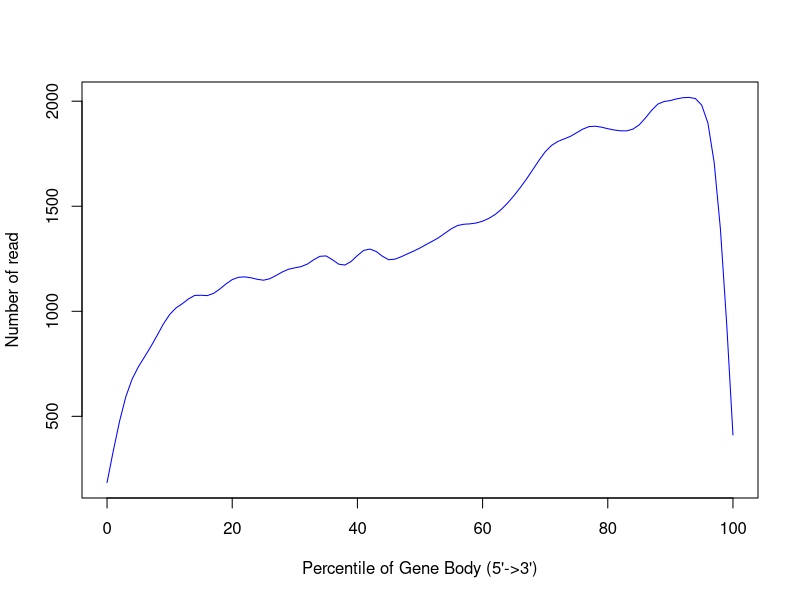

Source code (R):
png('/sonas-hs/bsr/hpc/data/yjin/test_BAMqc/exp/test1/figs/smp2.geneBodyCoverage.png',width=500,height=500,units='px')
x=c(0,1,2,3,4,5,6,7,8,9,10,11,12,13,14,15,16,17,18,19,20,21,22,23,24,25,26,27,28,29,30,31,32,33,34,35,36,37,38,39,40,41,42,43,44,45,46,47,48,49,50,51,52,53,54,55,56,57,58,59,60,61,62,63,64,65,66,67,68,69,70,71,72,73,74,75,76,77,78,79,80,81,82,83,84,85,86,87,88,89,90,91,92,93,94,95,96,97,98,99,100)
y=c(172,322,489,620,693,723,766,838,861,939,1020,1028,988,1055,1122,1087,1031,1082,1111,1119,1184,1144,1167,1176,1145,1143,1129,1185,1192,1207,1225,1185,1213,1241,1268,1313,1240,1204,1190,1235,1269,1295,1328,1308,1229,1220,1252,1273,1272,1295,1283,1335,1335,1334,1377,1385,1434,1411,1407,1424,1420,1450,1458,1483,1511,1560,1583,1627,1669,1710,1777,1792,1812,1825,1802,1862,1857,1900,1880,1874,1867,1859,1869,1859,1851,1897,1883,1971,2030,1992,1971,2017,2030,1983,1995,1959,1896,1787,1461,980,288)
smoothsp = smooth.spline(x,y,spar=0.35)
plot(smoothsp,type="l",col="blue",xlab="Percentile of Gene Body (5'->3')",ylab="Number of read",xlim=c(0,100))
dev.state = dev.off()